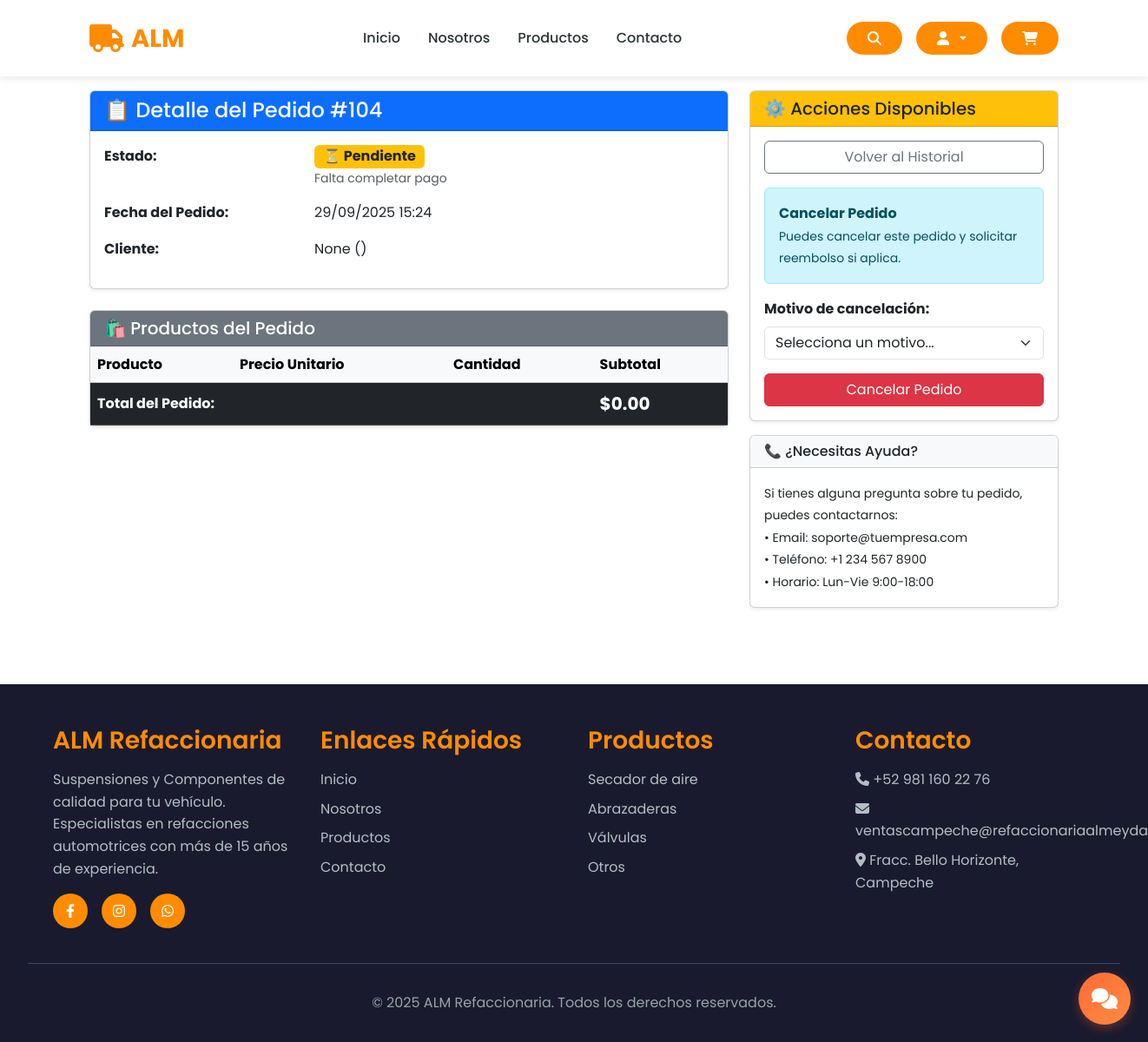
/order/104/ (signed in), run on an earlier commit of the app's database.
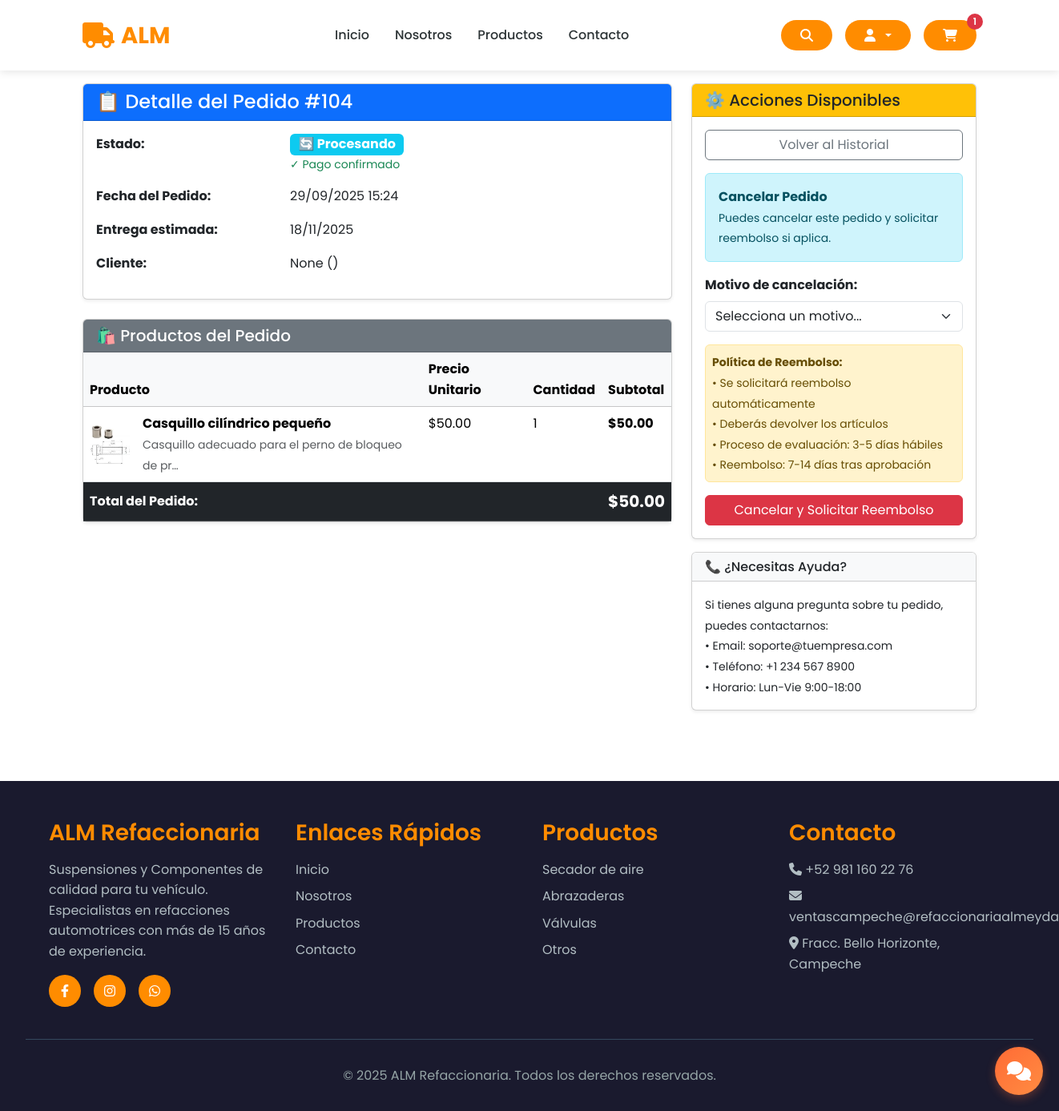
And on a later commit of the database.
### store/models.py (models this page shows, shortened)
class Order(models.Model):
    STATUS_CHOICES = [
        ('Pendiente', 'Pendiente'),
        ('Procesando', 'Procesando'),
        ('Enviado', 'Enviado'),
        ('Entregado', 'Entregado'),
        ('Cancelado', 'Cancelado'),
    ]
    customer = models.ForeignKey(Customer, on_delete=models.SET_NULL, null=True, blank=True)
    date_ordered = models.DateTimeField(auto_now_add=True)
    complete = models.BooleanField(default=False)
    transaction_id = models.CharField(max_length=200, null=True)
    status = models.CharField(max_length=20, choices=STATUS_CHOICES, default='Pendiente')
    estimated_delivery = models.DateField(null=True, blank=True)
    custom_message = models.TextField(null=True, blank=True)
    @property
    def get_cart_items(self):
        return sum(item.quantity for item in self.orderitem_set.all())
    @property
    def get_cart_total(self):
        return sum(item.get_total for item in self.orderitem_set.all())

class Customer(models.Model):
    user = models.OneToOneField(User, null=True, blank=True, on_delete=models.CASCADE)
    name = models.CharField(max_length=200, null=True, blank=True)
    email = models.EmailField(max_length=200)
    phone_number = models.CharField(max_length=20, blank=True, null=True)
    address = models.CharField(max_length=250, blank=True, null=True)
    referencias = models.CharField(max_length=250, blank=True, null=True)
    date_of_birth = models.DateField(null=True, blank=True)
    zip_code = models.CharField(max_length=10, null=True, blank=True)
    state = models.CharField(
        max_length=3,
        choices=MEXICAN_STATES,
        blank=True,
        null=True
    )
    municipality = models.CharField(max_length=100, blank=True, null=True)

class OrderItem(models.Model):
    product = models.ForeignKey(Product, on_delete=models.SET_NULL, null=True)
    order = models.ForeignKey(Order, on_delete=models.SET_NULL, null=True)
    quantity = models.IntegerField(default=0)
    date_added = models.DateTimeField(auto_now_add=True)
    @property
    def get_total(self):
        if not self.product:  # Si no hay producto
            return 0
        if self.product.offer and self.product.offer_price is not None:
            return self.product.offer_price * self.quantity
        return self.product.price * self.quantity

class Product(models.Model):
    CATEGORY_CHOICES = [
        ('Sujeción y Soporte', 'Sujeción y Soporte'),
        ('Motor y Transmisión', 'Motor y Transmisión'),
        ('Sistema hidraulico y Neumatico', 'Sistema hidraulico y Neumatico'),
        ('Bujes y Casquillos', 'Bujes y Casquillos'),
        ('Sistema de Frenos', 'Sistema de Frenos'),
        ('Accesorios y Misceláneos', 'Accesorios y Misceláneos'),
    ]
    MATERIAL_CHOICES = [
        ('Acero', 'Acero'),
        ('Hierro fundido', 'Hierro fundido'),
        ('Bronce / Latón', 'Bronce / Latón'),
        ('Aluminio', 'Aluminio'),
        ('Goma / Poliuretano', 'Goma / Poliuretano'),
        ('Otro', 'Otro'),
    ]
    PROVEEDOR_CHOICES = [
        ('Productos Almeyda', 'Productos Almeyda'),
    ]
    proveedor = models.CharField(max_length=100, choices=PROVEEDOR_CHOICES)
    seller = models.ForeignKey(User, on_delete=models.CASCADE)
    name = models.CharField(max_length=200)
    description = models.TextField(max_length=1000, null=True, blank=True)
    price = models.FloatField()
    offer_price = models.FloatField(null=True, blank=True)
    offer = models.BooleanField(default=False)
    quantity = models.IntegerField()
    category = models.CharField(max_length=50, choices=CATEGORY_CHOICES)
    height_cm = models.FloatField()
    width_cm = models.FloatField()
    material = models.CharField(max_length=50, choices=MATERIAL_CHOICES)
    likes = models.ManyToManyField(User, related_name='liked_products', blank=True)
    date_of_delivery = models.DateField(null=True, blank=True)
    image = models.ImageField(null=True, blank=False)
    imageuno = models.ImageField(null=True, blank=False)
    imagedos = models.ImageField(null=True, blank=False)
    imagetres = models.ImageField(null=True, blank=False)

### store/views.py (the view)
# urls.py: path('order/<int:order_id>/', views.order_detail, name='order_detail'),
@login_required
def order_detail(request, order_id):
    order = get_object_or_404(Order, id=order_id)
    data = cartData(request)
    cartItems = data['cartItems']
    if not request.user.is_staff and order.customer.user != request.user:
        return HttpResponseForbidden("No tienes permiso para ver este pedido.")
    return render(request, 'store/order_detail.html', {'order': order, 'cartItems': cartItems})

### store/utils.py (called while the page is built)
def cartData(request):
    if request.user.is_authenticated:
        try:
            customer = request.user.customer
            order, created = Order.objects.get_or_create(customer=customer, complete=False)
            items = order.orderitem_set.all()
            cartItems = order.get_cart_items
        except Customer.DoesNotExist:
            items = []
            order = {'get_cart_total': 0, 'get_cart_items': 0, 'shipping': False}
            cartItems = 0
    else:
        items = []
        order = {'get_cart_total': 0, 'get_cart_items': 0, 'shipping': False}
        cartItems = 0
    return {'cartItems': cartItems, 'order': order, 'items': items}

### store/templates/store/order_detail.html (shortened to what the changed rows need)
{% extends 'store/main.html' %}
{% load static %}
{% block content %}
<div class="container py-4">
  <div class="row">
    <div class="col-lg-8">
      <div class="card shadow-sm">
        <div class="card-header bg-primary text-white">
          <h4 class="mb-0">📋 Detalle del Pedido #{{ order.id }}</h4>
        </div>
        <div class="card-body">
          <div class="row mb-3">
            <div class="col-sm-8">
              {% if order.status|lower == "pendiente" %}
                <span class="badge bg-warning text-dark fs-6">⏳ Pendiente</span>
                <small class="text-muted d-block">Falta completar pago</small>
              {% elif order.status|lower == "procesando" %}
                <span class="badge bg-info text-white fs-6">🔄 Procesando</span>
                <small class="text-success d-block">✓ Pago confirmado</small>
              {% elif order.status|lower == "enviado" %}
                <span class="badge bg-info text-dark fs-6">📦 Enviado</span>
              {% elif order.status|lower == "entregado" %}
                <span class="badge bg-success fs-6">✅ Entregado</span>
              {% elif order.status|lower == "cancelado" %}
                <span class="badge bg-danger text-white fs-6">❌ Cancelado</span>
              {% elif order.status|lower == "reembolso_pendiente" %}
                <span class="badge bg-warning text-dark fs-6">💰 Reembolso Pendiente</span>
              {% elif order.status|lower == "reembolsado" %}
                <span class="badge bg-success fs-6">💚 Reembolsado</span>
              {% else %}
                <span class="badge bg-secondary fs-6">{{ order.status }}</span>
              {% endif %}
            </div>
          </div>
          <div class="row mb-3">
            <div class="col-sm-4"><strong>Fecha del Pedido:</strong></div>
            <div class="col-sm-8">{{ order.date_ordered|date:"d/m/Y H:i" }}</div>
          </div>
          {% if order.estimated_delivery %}
          <div class="row mb-3">
            <div class="col-sm-4"><strong>Entrega estimada:</strong></div>
            <div class="col-sm-8">{{ order.estimated_delivery|date:"d/m/Y" }}</div>
          </div>
          {% endif %}
          {% if order.customer %}
          <div class="row mb-3">
            <div class="col-sm-4"><strong>Cliente:</strong></div>
            <div class="col-sm-8">{{ order.customer.name }} ({{ order.customer.email }})</div>
          </div>
          {% endif %}
        </div>
      </div>
      <div class="card shadow-sm mt-4">
        <div class="card-body p-0">
          <div class="table-responsive">
            <table class="table table-hover mb-0">
              <thead class="table-light">
                <tr>
                  <th>Producto</th>
                  <th>Precio Unitario</th>
                  <th>Cantidad</th>
                  <th>Subtotal</th>
                </tr>
              </thead>
              <tbody>
                {% for item in order.orderitem_set.all %}
                <tr>
                  <td>
                    <div class="d-flex align-items-center">
                      {% if item.product.image %}
                        <img src="{{ item.product.image.url }}" alt="{{ item.product.name }}"
                             class="rounded me-3" style="width: 50px; height: 50px; object-fit: cover;">
                      {% endif %}
                      <div>
                        <strong>{{ item.product.name }}</strong>
                        {% if item.product.description %}
                          <br><small class="text-muted">{{ item.product.description|truncatechars:50 }}</small>
                        {% endif %}
                      </div>
                    </div>
                  </td>
                  <td>${{ item.product.price|floatformat:2 }}</td>
                  <td>{{ item.quantity }}</td>
                  <td><strong>${{ item.get_total|floatformat:2 }}</strong></td>
                </tr>
                {% endfor %}
              </tbody>
              <tfoot class="table-dark">
                <tr>
                  <th colspan="3">Total del Pedido:</th>
                  <th class="fs-5">${{ order.get_cart_total|floatformat:2 }}</th>
                </tr>
              </tfoot>
            </table>
          </div>
        </div>
      </div>
    </div>
    <div class="col-lg-4">
      <div class="card shadow-sm">
        <div class="card-body">
          {% if order.status|lower == "pendiente" or order.status|lower == "procesando" or order.status|lower == "enviado" %}
            <form action="{% url 'cancel_order' order.id %}" method="post">
              <div class="mb-3">
                <label for="cancel_reason" class="form-label">
                </label>
                <select class="form-select" name="cancel_reason" id="cancel_reason" required>
                </select>
              </div>
              {% if order.status|lower == "procesando" or order.status|lower == "enviado" %}
                <div class="alert alert-warning p-2 mb-3">
                  <small>
                    <strong>Política de Reembolso:</strong><br>
                    • Se solicitará reembolso automáticamente<br>
                    • Deberás devolver los artículos<br>
                    • Proceso de evaluación: 3-5 días hábiles<br>
                    • Reembolso: 7-14 días tras aprobación
                  </small>
                </div>
              {% endif %}
              <button type="submit" class="btn btn-danger w-100"
                      onclick="return showCancelConfirmation();">
                {% if order.status|lower == "pendiente" %}
                  Cancelar Pedido
                {% else %}
                  Cancelar y Solicitar Reembolso
                {% endif %}
              </button>
            </form>
          {% elif order.status|lower == "entregado" %}
            <div class="alert alert-success">
              <i class="bi bi-check-circle"></i>
              <strong>Pedido Entregado</strong><br>
              <small>Tu pedido ha sido entregado exitosamente.</small>
            </div>
          {% else %}
            <div class="alert alert-info">
              <i class="bi bi-info-circle"></i>
              <strong>Sin acciones disponibles</strong><br>
              <small>No hay acciones disponibles para este pedido en este momento.</small>
            </div>
          {% endif %}
        </div>
      </div>
    </div>
  </div>
</div>
{% endblock %}

What changed in the data, as far as the page shows it:
changed Order "None": status "Pendiente" → "Procesando" (drawn); estimated_delivery (not shown) → "18/11/2025"; get_cart_total "0.00" → "50.00"
added OrderItem: product.image (picture), product.name "Casquillo cilíndrico pequeño", product.description "Casquillo adecuado para el perno de bloqueo de pr…", product.price "50.00", quantity "1", get_total "50.00"
Also different on the page:
{{ cartItems }}: (not shown) → "1"
text no longer shown: "⏳ Pendiente Falta completar pago Cancelar Pedido"
text now shown: "🔄 Procesando ✓ Pago confirmado Entrega estimada: Política de Reembolso: • Se solicitará reembolso automáticamente • Deberás devolver los artículos • Proceso de evaluación: 3-5 días hábiles • Reembolso: 7-14 días tras aprobación Cancelar y Solicitar Reembolso"
